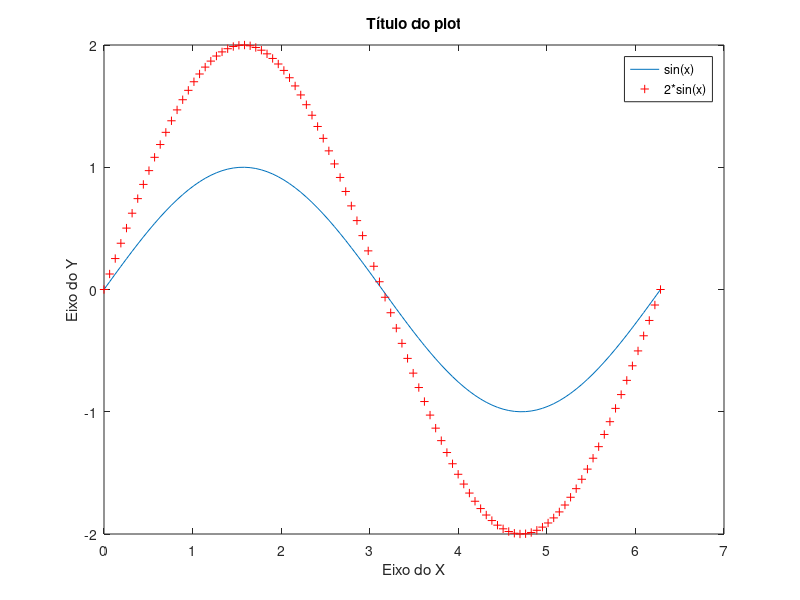

Source code (MATLAB):
# Comandos/operações básicos octave

pwd                     # mostra qual o directório de trabalho actual
ls                      # mostra conteúdo do directório actual
# cd /CAMINHO/DIRECTORIO/ # muda o directório de trabalho actual para o definido

clc                     # limpa a janela de comandos (command window)
clear                   # limpa todas as variáveis guardadas no workspace
history -c              # limpa o histórico de comandos (command history)

# doc NOME_DO_COMANDO     # mostra documentação (interface gráfica) do comando referido (ou procura documentação relacionada)
# help NOME_DO_COMANDO    # mostra documentação (no terminal de comandos) do comando referido

A = [1 2 3]             # cria matriz A com 1 linha e três colunas
A = [1 2 3];            # cria matriz A com 1 linha e três colunas, não mostra resultado no terminal
B = [4; 5; 6];          # cria matriz B com 3 linhas e 1 colunas

A * B                   # operação algébrica multiplicação de matrizes (produto interno)
A .* B                  # operação de multiplicação elemento-a-elemento

valores_x = linspace(0, 2*pi, 100); # gera 100 pontos equidistantes entre 0 (inclusivé) e 2*pi (inclusivé)
valores_y = sin(valores_x);     # calcula para cada valor de x o valor da função sin

plot(valores_x, valores_y) # criar gráfico em que cada ponto tem como coordenadas X valores de valores_x e coordenadas
                           # Y valores de valores_y
hold on                 # mantém o plot anterior, e sobrepõe novos plots a este
plot(valores_x, 2*valores_y, 'r+') # plot de outro sin com o dobro da amplitude, desenhado com símbolos + a vermelho

xlabel('Eixo do X')     # legenda para o eixo dos X
ylabel('Eixo do Y')     # legenda para o eixo dos Y
title('Título do plot') # titulo para o plot geral
legend('sin(x)', '2*sin(x)') #adiciona legenda para cada subplot
